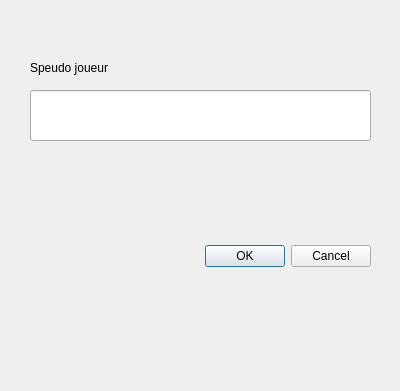
<?xml version="1.0" encoding="UTF-8"?>
<ui version="4.0">
 <class>dlgName</class>
 <widget class="QDialog" name="dlgName">
  <property name="geometry">
   <rect>
    <x>0</x>
    <y>0</y>
    <width>400</width>
    <height>391</height>
   </rect>
  </property>
  <property name="windowTitle">
   <string>Speudo joueur humain</string>
  </property>
  <property name="windowIcon">
   <iconset>
    <normaloff>71UU+enQH9L._AC_SY355_.jpg</normaloff>71UU+enQH9L._AC_SY355_.jpg</iconset>
  </property>
  <widget class="QDialogButtonBox" name="buttonBox">
   <property name="geometry">
    <rect>
     <x>30</x>
     <y>240</y>
     <width>341</width>
     <height>32</height>
    </rect>
   </property>
   <property name="orientation">
    <enum>Qt::Horizontal</enum>
   </property>
   <property name="standardButtons">
    <set>QDialogButtonBox::Cancel|QDialogButtonBox::Ok</set>
   </property>
  </widget>
  <widget class="QLineEdit" name="lineEdit">
   <property name="geometry">
    <rect>
     <x>30</x>
     <y>90</y>
     <width>341</width>
     <height>51</height>
    </rect>
   </property>
  </widget>
  <widget class="QLabel" name="label">
   <property name="geometry">
    <rect>
     <x>30</x>
     <y>60</y>
     <width>101</width>
     <height>16</height>
    </rect>
   </property>
   <property name="text">
    <string>Speudo joueur</string>
   </property>
  </widget>
 </widget>
 <resources/>
 <connections>
  <connection>
   <sender>buttonBox</sender>
   <signal>accepted()</signal>
   <receiver>dlgName</receiver>
   <slot>accept()</slot>
   <hints>
    <hint type="sourcelabel">
     <x>248</x>
     <y>254</y>
    </hint>
    <hint type="destinationlabel">
     <x>157</x>
     <y>274</y>
    </hint>
   </hints>
  </connection>
  <connection>
   <sender>buttonBox</sender>
   <signal>rejected()</signal>
   <receiver>dlgName</receiver>
   <slot>reject()</slot>
   <hints>
    <hint type="sourcelabel">
     <x>316</x>
     <y>260</y>
    </hint>
    <hint type="destinationlabel">
     <x>286</x>
     <y>274</y>
    </hint>
   </hints>
  </connection>
 </connections>
</ui>
